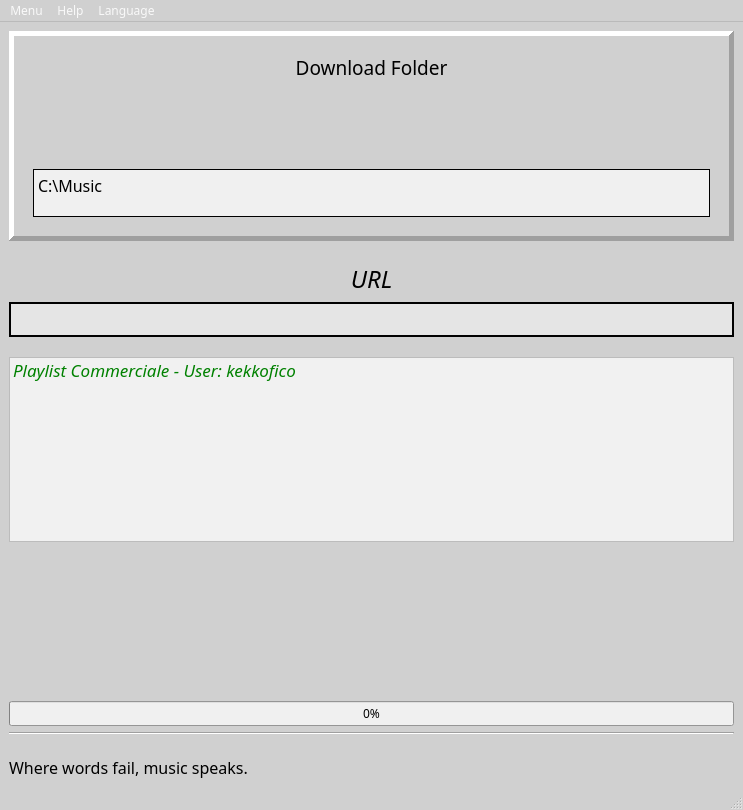
<?xml version="1.0" encoding="UTF-8"?>
<ui version="4.0">
 <class>MainWindow</class>
 <widget class="QMainWindow" name="MainWindow">
  <property name="geometry">
   <rect>
    <x>0</x>
    <y>0</y>
    <width>743</width>
    <height>810</height>
   </rect>
  </property>
  <property name="maximumSize">
   <size>
    <width>1920</width>
    <height>1080</height>
   </size>
  </property>
  <property name="palette">
   <palette>
    <active>
     <colorrole role="WindowText">
      <brush brushstyle="SolidPattern">
       <color alpha="255">
        <red>0</red>
        <green>0</green>
        <blue>0</blue>
       </color>
      </brush>
     </colorrole>
     <colorrole role="Text">
      <brush brushstyle="SolidPattern">
       <color alpha="255">
        <red>0</red>
        <green>0</green>
        <blue>0</blue>
       </color>
      </brush>
     </colorrole>
     <colorrole role="ButtonText">
      <brush brushstyle="SolidPattern">
       <color alpha="255">
        <red>249</red>
        <green>249</green>
        <blue>249</blue>
       </color>
      </brush>
     </colorrole>
     <colorrole role="Base">
      <brush brushstyle="SolidPattern">
       <color alpha="255">
        <red>240</red>
        <green>240</green>
        <blue>240</blue>
       </color>
      </brush>
     </colorrole>
     <colorrole role="Window">
      <brush brushstyle="SolidPattern">
       <color alpha="255">
        <red>208</red>
        <green>208</green>
        <blue>208</blue>
       </color>
      </brush>
     </colorrole>
    </active>
    <inactive>
     <colorrole role="WindowText">
      <brush brushstyle="SolidPattern">
       <color alpha="255">
        <red>0</red>
        <green>0</green>
        <blue>0</blue>
       </color>
      </brush>
     </colorrole>
     <colorrole role="Text">
      <brush brushstyle="SolidPattern">
       <color alpha="255">
        <red>0</red>
        <green>0</green>
        <blue>0</blue>
       </color>
      </brush>
     </colorrole>
     <colorrole role="ButtonText">
      <brush brushstyle="SolidPattern">
       <color alpha="255">
        <red>249</red>
        <green>249</green>
        <blue>249</blue>
       </color>
      </brush>
     </colorrole>
     <colorrole role="Base">
      <brush brushstyle="SolidPattern">
       <color alpha="255">
        <red>240</red>
        <green>240</green>
        <blue>240</blue>
       </color>
      </brush>
     </colorrole>
     <colorrole role="Window">
      <brush brushstyle="SolidPattern">
       <color alpha="255">
        <red>208</red>
        <green>208</green>
        <blue>208</blue>
       </color>
      </brush>
     </colorrole>
    </inactive>
    <disabled>
     <colorrole role="WindowText">
      <brush brushstyle="SolidPattern">
       <color alpha="255">
        <red>120</red>
        <green>120</green>
        <blue>120</blue>
       </color>
      </brush>
     </colorrole>
     <colorrole role="Text">
      <brush brushstyle="SolidPattern">
       <color alpha="255">
        <red>120</red>
        <green>120</green>
        <blue>120</blue>
       </color>
      </brush>
     </colorrole>
     <colorrole role="ButtonText">
      <brush brushstyle="SolidPattern">
       <color alpha="255">
        <red>120</red>
        <green>120</green>
        <blue>120</blue>
       </color>
      </brush>
     </colorrole>
     <colorrole role="Base">
      <brush brushstyle="SolidPattern">
       <color alpha="255">
        <red>208</red>
        <green>208</green>
        <blue>208</blue>
       </color>
      </brush>
     </colorrole>
     <colorrole role="Window">
      <brush brushstyle="SolidPattern">
       <color alpha="255">
        <red>208</red>
        <green>208</green>
        <blue>208</blue>
       </color>
      </brush>
     </colorrole>
    </disabled>
   </palette>
  </property>
  <property name="font">
   <font>
    <family>Gill Sans MT</family>
    <pointsize>9</pointsize>
   </font>
  </property>
  <property name="windowTitle">
   <string>MyTuneFy</string>
  </property>
  <property name="windowIcon">
   <iconset resource="icons.qrc">
    <normaloff>:/spotify/resources/icons/cuffie.png</normaloff>:/spotify/resources/icons/cuffie.png</iconset>
  </property>
  <widget class="QWidget" name="centralwidget">
   <layout class="QVBoxLayout" name="verticalLayout_3">
    <item>
     <widget class="QFrame" name="frame_Folder">
      <property name="minimumSize">
       <size>
        <width>0</width>
        <height>190</height>
       </size>
      </property>
      <property name="frameShape">
       <enum>QFrame::Panel</enum>
      </property>
      <property name="frameShadow">
       <enum>QFrame::Raised</enum>
      </property>
      <property name="lineWidth">
       <number>5</number>
      </property>
      <layout class="QHBoxLayout" name="horizontalLayout_2">
       <item>
        <layout class="QVBoxLayout" name="verticalLayout_2">
         <property name="leftMargin">
          <number>10</number>
         </property>
         <property name="topMargin">
          <number>10</number>
         </property>
         <property name="rightMargin">
          <number>10</number>
         </property>
         <property name="bottomMargin">
          <number>10</number>
         </property>
         <item>
          <widget class="QLabel" name="label_DownloadFolder">
           <property name="minimumSize">
            <size>
             <width>0</width>
             <height>25</height>
            </size>
           </property>
           <property name="font">
            <font>
             <pointsize>14</pointsize>
            </font>
           </property>
           <property name="frameShape">
            <enum>QFrame::NoFrame</enum>
           </property>
           <property name="text">
            <string>Download Folder</string>
           </property>
           <property name="alignment">
            <set>Qt::AlignCenter</set>
           </property>
          </widget>
         </item>
         <item>
          <spacer name="verticalSpacer_7">
           <property name="orientation">
            <enum>Qt::Vertical</enum>
           </property>
           <property name="sizeType">
            <enum>QSizePolicy::Fixed</enum>
           </property>
           <property name="sizeHint" stdset="0">
            <size>
             <width>20</width>
             <height>10</height>
            </size>
           </property>
          </spacer>
         </item>
         <item>
          <widget class="QPushButton" name="pushButtonFolder">
           <property name="sizePolicy">
            <sizepolicy hsizetype="Minimum" vsizetype="Preferred">
             <horstretch>1</horstretch>
             <verstretch>0</verstretch>
            </sizepolicy>
           </property>
           <property name="minimumSize">
            <size>
             <width>0</width>
             <height>60</height>
            </size>
           </property>
           <property name="font">
            <font>
             <pointsize>10</pointsize>
            </font>
           </property>
           <property name="styleSheet">
            <string notr="true">background-color: rgb(253, 253, 253);
color: rgb(255, 255, 255);</string>
           </property>
           <property name="text">
            <string/>
           </property>
           <property name="icon">
            <iconset resource="icons.qrc">
             <normaloff>:/spotify/resources/icons/folder.png</normaloff>:/spotify/resources/icons/folder.png</iconset>
           </property>
           <property name="iconSize">
            <size>
             <width>60</width>
             <height>60</height>
            </size>
           </property>
           <property name="flat">
            <bool>true</bool>
           </property>
          </widget>
         </item>
         <item>
          <spacer name="verticalSpacer_6">
           <property name="orientation">
            <enum>Qt::Vertical</enum>
           </property>
           <property name="sizeHint" stdset="0">
            <size>
             <width>20</width>
             <height>10</height>
            </size>
           </property>
          </spacer>
         </item>
         <item>
          <widget class="QPlainTextEdit" name="plainTextDirectory">
           <property name="enabled">
            <bool>true</bool>
           </property>
           <property name="sizePolicy">
            <sizepolicy hsizetype="Preferred" vsizetype="Preferred">
             <horstretch>0</horstretch>
             <verstretch>0</verstretch>
            </sizepolicy>
           </property>
           <property name="minimumSize">
            <size>
             <width>200</width>
             <height>40</height>
            </size>
           </property>
           <property name="maximumSize">
            <size>
             <width>16777215</width>
             <height>50</height>
            </size>
           </property>
           <property name="font">
            <font>
             <pointsize>12</pointsize>
            </font>
           </property>
           <property name="whatsThis">
            <string>Download folder</string>
           </property>
           <property name="frameShape">
            <enum>QFrame::Box</enum>
           </property>
           <property name="frameShadow">
            <enum>QFrame::Plain</enum>
           </property>
           <property name="readOnly">
            <bool>true</bool>
           </property>
           <property name="plainText">
            <string>C:\Music</string>
           </property>
          </widget>
         </item>
        </layout>
       </item>
      </layout>
     </widget>
    </item>
    <item>
     <spacer name="verticalSpacer">
      <property name="orientation">
       <enum>Qt::Vertical</enum>
      </property>
      <property name="sizeType">
       <enum>QSizePolicy::Fixed</enum>
      </property>
      <property name="sizeHint" stdset="0">
       <size>
        <width>20</width>
        <height>15</height>
       </size>
      </property>
     </spacer>
    </item>
    <item>
     <widget class="QLabel" name="label_URL">
      <property name="maximumSize">
       <size>
        <width>16777215</width>
        <height>45</height>
       </size>
      </property>
      <property name="font">
       <font>
        <pointsize>18</pointsize>
        <italic>true</italic>
       </font>
      </property>
      <property name="text">
       <string>URL</string>
      </property>
      <property name="alignment">
       <set>Qt::AlignCenter</set>
      </property>
     </widget>
    </item>
    <item>
     <widget class="QPlainTextEdit" name="plainTextEditUrl">
      <property name="sizePolicy">
       <sizepolicy hsizetype="Preferred" vsizetype="Fixed">
        <horstretch>0</horstretch>
        <verstretch>0</verstretch>
       </sizepolicy>
      </property>
      <property name="minimumSize">
       <size>
        <width>0</width>
        <height>35</height>
       </size>
      </property>
      <property name="maximumSize">
       <size>
        <width>16777215</width>
        <height>40</height>
       </size>
      </property>
      <property name="palette">
       <palette>
        <active>
         <colorrole role="Button">
          <brush brushstyle="SolidPattern">
           <color alpha="255">
            <red>229</red>
            <green>229</green>
            <blue>229</blue>
           </color>
          </brush>
         </colorrole>
         <colorrole role="Text">
          <brush brushstyle="SolidPattern">
           <color alpha="255">
            <red>85</red>
            <green>0</green>
            <blue>255</blue>
           </color>
          </brush>
         </colorrole>
         <colorrole role="Base">
          <brush brushstyle="SolidPattern">
           <color alpha="255">
            <red>229</red>
            <green>229</green>
            <blue>229</blue>
           </color>
          </brush>
         </colorrole>
         <colorrole role="Window">
          <brush brushstyle="SolidPattern">
           <color alpha="255">
            <red>229</red>
            <green>229</green>
            <blue>229</blue>
           </color>
          </brush>
         </colorrole>
        </active>
        <inactive>
         <colorrole role="Button">
          <brush brushstyle="SolidPattern">
           <color alpha="255">
            <red>229</red>
            <green>229</green>
            <blue>229</blue>
           </color>
          </brush>
         </colorrole>
         <colorrole role="Text">
          <brush brushstyle="SolidPattern">
           <color alpha="255">
            <red>85</red>
            <green>0</green>
            <blue>255</blue>
           </color>
          </brush>
         </colorrole>
         <colorrole role="Base">
          <brush brushstyle="SolidPattern">
           <color alpha="255">
            <red>229</red>
            <green>229</green>
            <blue>229</blue>
           </color>
          </brush>
         </colorrole>
         <colorrole role="Window">
          <brush brushstyle="SolidPattern">
           <color alpha="255">
            <red>229</red>
            <green>229</green>
            <blue>229</blue>
           </color>
          </brush>
         </colorrole>
        </inactive>
        <disabled>
         <colorrole role="Button">
          <brush brushstyle="SolidPattern">
           <color alpha="255">
            <red>229</red>
            <green>229</green>
            <blue>229</blue>
           </color>
          </brush>
         </colorrole>
         <colorrole role="Text">
          <brush brushstyle="SolidPattern">
           <color alpha="255">
            <red>120</red>
            <green>120</green>
            <blue>120</blue>
           </color>
          </brush>
         </colorrole>
         <colorrole role="Base">
          <brush brushstyle="SolidPattern">
           <color alpha="255">
            <red>229</red>
            <green>229</green>
            <blue>229</blue>
           </color>
          </brush>
         </colorrole>
         <colorrole role="Window">
          <brush brushstyle="SolidPattern">
           <color alpha="255">
            <red>229</red>
            <green>229</green>
            <blue>229</blue>
           </color>
          </brush>
         </colorrole>
        </disabled>
       </palette>
      </property>
      <property name="font">
       <font>
        <family>Gill Sans MT</family>
        <pointsize>9</pointsize>
        <weight>50</weight>
        <bold>false</bold>
       </font>
      </property>
      <property name="statusTip">
       <string>Copiare link  Spotify qui</string>
      </property>
      <property name="autoFillBackground">
       <bool>true</bool>
      </property>
      <property name="styleSheet">
       <string notr="true"/>
      </property>
      <property name="frameShape">
       <enum>QFrame::Box</enum>
      </property>
      <property name="frameShadow">
       <enum>QFrame::Plain</enum>
      </property>
      <property name="lineWidth">
       <number>2</number>
      </property>
      <property name="documentTitle">
       <string/>
      </property>
      <property name="plainText">
       <string/>
      </property>
      <property name="overwriteMode">
       <bool>false</bool>
      </property>
      <property name="backgroundVisible">
       <bool>false</bool>
      </property>
      <property name="centerOnScroll">
       <bool>false</bool>
      </property>
     </widget>
    </item>
    <item>
     <spacer name="verticalSpacer_3">
      <property name="orientation">
       <enum>Qt::Vertical</enum>
      </property>
      <property name="sizeHint" stdset="0">
       <size>
        <width>20</width>
        <height>20</height>
       </size>
      </property>
     </spacer>
    </item>
    <item>
     <widget class="QListWidget" name="listWidgetUrls">
      <property name="sizePolicy">
       <sizepolicy hsizetype="Expanding" vsizetype="Preferred">
        <horstretch>0</horstretch>
        <verstretch>0</verstretch>
       </sizepolicy>
      </property>
      <property name="minimumSize">
       <size>
        <width>350</width>
        <height>0</height>
       </size>
      </property>
      <property name="maximumSize">
       <size>
        <width>16777215</width>
        <height>200</height>
       </size>
      </property>
      <property name="palette">
       <palette>
        <active>
         <colorrole role="Button">
          <brush brushstyle="SolidPattern">
           <color alpha="255">
            <red>217</red>
            <green>217</green>
            <blue>217</blue>
           </color>
          </brush>
         </colorrole>
         <colorrole role="Text">
          <brush brushstyle="SolidPattern">
           <color alpha="255">
            <red>0</red>
            <green>129</green>
            <blue>0</blue>
           </color>
          </brush>
         </colorrole>
         <colorrole role="Base">
          <brush brushstyle="SolidPattern">
           <color alpha="255">
            <red>241</red>
            <green>241</green>
            <blue>241</blue>
           </color>
          </brush>
         </colorrole>
         <colorrole role="Window">
          <brush brushstyle="SolidPattern">
           <color alpha="255">
            <red>244</red>
            <green>244</green>
            <blue>244</blue>
           </color>
          </brush>
         </colorrole>
        </active>
        <inactive>
         <colorrole role="Button">
          <brush brushstyle="SolidPattern">
           <color alpha="255">
            <red>217</red>
            <green>217</green>
            <blue>217</blue>
           </color>
          </brush>
         </colorrole>
         <colorrole role="Text">
          <brush brushstyle="SolidPattern">
           <color alpha="255">
            <red>0</red>
            <green>129</green>
            <blue>0</blue>
           </color>
          </brush>
         </colorrole>
         <colorrole role="Base">
          <brush brushstyle="SolidPattern">
           <color alpha="255">
            <red>241</red>
            <green>241</green>
            <blue>241</blue>
           </color>
          </brush>
         </colorrole>
         <colorrole role="Window">
          <brush brushstyle="SolidPattern">
           <color alpha="255">
            <red>244</red>
            <green>244</green>
            <blue>244</blue>
           </color>
          </brush>
         </colorrole>
        </inactive>
        <disabled>
         <colorrole role="Button">
          <brush brushstyle="SolidPattern">
           <color alpha="255">
            <red>217</red>
            <green>217</green>
            <blue>217</blue>
           </color>
          </brush>
         </colorrole>
         <colorrole role="Text">
          <brush brushstyle="SolidPattern">
           <color alpha="255">
            <red>120</red>
            <green>120</green>
            <blue>120</blue>
           </color>
          </brush>
         </colorrole>
         <colorrole role="Base">
          <brush brushstyle="SolidPattern">
           <color alpha="255">
            <red>244</red>
            <green>244</green>
            <blue>244</blue>
           </color>
          </brush>
         </colorrole>
         <colorrole role="Window">
          <brush brushstyle="SolidPattern">
           <color alpha="255">
            <red>244</red>
            <green>244</green>
            <blue>244</blue>
           </color>
          </brush>
         </colorrole>
        </disabled>
       </palette>
      </property>
      <property name="font">
       <font>
        <family>Gill Sans MT</family>
        <pointsize>13</pointsize>
        <italic>true</italic>
       </font>
      </property>
      <property name="statusTip">
       <string>Doppio click sulla voce selezionata per rimuoverla dalla lista</string>
      </property>
      <property name="styleSheet">
       <string notr="true"/>
      </property>
      <property name="lineWidth">
       <number>3</number>
      </property>
      <property name="alternatingRowColors">
       <bool>true</bool>
      </property>
      <property name="textElideMode">
       <enum>Qt::ElideRight</enum>
      </property>
      <property name="resizeMode">
       <enum>QListView::Adjust</enum>
      </property>
      <item>
       <property name="text">
        <string>Playlist Commerciale - User: kekkofico</string>
       </property>
      </item>
     </widget>
    </item>
    <item>
     <spacer name="verticalSpacer_4">
      <property name="orientation">
       <enum>Qt::Vertical</enum>
      </property>
      <property name="sizeHint" stdset="0">
       <size>
        <width>20</width>
        <height>20</height>
       </size>
      </property>
     </spacer>
    </item>
    <item>
     <widget class="QPushButton" name="StartPushButton">
      <property name="minimumSize">
       <size>
        <width>0</width>
        <height>100</height>
       </size>
      </property>
      <property name="maximumSize">
       <size>
        <width>1500</width>
        <height>16777215</height>
       </size>
      </property>
      <property name="font">
       <font>
        <pointsize>15</pointsize>
       </font>
      </property>
      <property name="toolTip">
       <string>download</string>
      </property>
      <property name="statusTip">
       <string>Press for download</string>
      </property>
      <property name="layoutDirection">
       <enum>Qt::LeftToRight</enum>
      </property>
      <property name="styleSheet">
       <string notr="true">background-color: rgb(76, 76, 76);
color: rgb(255, 255, 255);</string>
      </property>
      <property name="text">
       <string/>
      </property>
      <property name="icon">
       <iconset resource="icons.qrc">
        <normaloff>:/spotify/resources/icons/down_music_red.png</normaloff>:/spotify/resources/icons/down_music_red.png</iconset>
      </property>
      <property name="iconSize">
       <size>
        <width>80</width>
        <height>80</height>
       </size>
      </property>
      <property name="autoRepeat">
       <bool>true</bool>
      </property>
      <property name="flat">
       <bool>true</bool>
      </property>
     </widget>
    </item>
    <item>
     <spacer name="verticalSpacer_2">
      <property name="orientation">
       <enum>Qt::Vertical</enum>
      </property>
      <property name="sizeHint" stdset="0">
       <size>
        <width>20</width>
        <height>40</height>
       </size>
      </property>
     </spacer>
    </item>
    <item>
     <widget class="QProgressBar" name="progressBar">
      <property name="enabled">
       <bool>true</bool>
      </property>
      <property name="value">
       <number>0</number>
      </property>
      <property name="alignment">
       <set>Qt::AlignCenter</set>
      </property>
     </widget>
    </item>
    <item>
     <widget class="Line" name="line">
      <property name="orientation">
       <enum>Qt::Horizontal</enum>
      </property>
     </widget>
    </item>
    <item>
     <spacer name="verticalSpacer_8">
      <property name="orientation">
       <enum>Qt::Vertical</enum>
      </property>
      <property name="sizeType">
       <enum>QSizePolicy::Fixed</enum>
      </property>
      <property name="sizeHint" stdset="0">
       <size>
        <width>20</width>
        <height>15</height>
       </size>
      </property>
     </spacer>
    </item>
    <item>
     <layout class="QHBoxLayout" name="horizontalLayout">
      <property name="sizeConstraint">
       <enum>QLayout::SetMinAndMaxSize</enum>
      </property>
      <item>
       <widget class="QLabel" name="label_bottomPhrase">
        <property name="maximumSize">
         <size>
          <width>16777215</width>
          <height>80</height>
         </size>
        </property>
        <property name="font">
         <font>
          <family>Forte</family>
          <pointsize>12</pointsize>
         </font>
        </property>
        <property name="text">
         <string>Where words fail, music speaks.</string>
        </property>
       </widget>
      </item>
      <item>
       <widget class="QLabel" name="label_IconPlay">
        <property name="maximumSize">
         <size>
          <width>30</width>
          <height>30</height>
         </size>
        </property>
        <property name="text">
         <string/>
        </property>
        <property name="pixmap">
         <pixmap resource="icons.qrc">:/spotify/resources/icons/play1.png</pixmap>
        </property>
        <property name="scaledContents">
         <bool>true</bool>
        </property>
       </widget>
      </item>
      <item>
       <widget class="QLabel" name="label_IconHead">
        <property name="sizePolicy">
         <sizepolicy hsizetype="Fixed" vsizetype="Fixed">
          <horstretch>0</horstretch>
          <verstretch>0</verstretch>
         </sizepolicy>
        </property>
        <property name="maximumSize">
         <size>
          <width>30</width>
          <height>30</height>
         </size>
        </property>
        <property name="text">
         <string/>
        </property>
        <property name="pixmap">
         <pixmap resource="icons.qrc">:/spotify/resources/icons/music4.png</pixmap>
        </property>
        <property name="scaledContents">
         <bool>true</bool>
        </property>
       </widget>
      </item>
     </layout>
    </item>
   </layout>
  </widget>
  <widget class="QMenuBar" name="menubar">
   <property name="geometry">
    <rect>
     <x>0</x>
     <y>0</y>
     <width>743</width>
     <height>26</height>
    </rect>
   </property>
   <widget class="QMenu" name="menuMenu">
    <property name="title">
     <string>Menu</string>
    </property>
    <addaction name="actionAdvanced"/>
    <addaction name="actionFormat"/>
    <addaction name="actionOverride_Policy"/>
   </widget>
   <widget class="QMenu" name="menuHelp">
    <property name="title">
     <string>Help</string>
    </property>
    <addaction name="actionhelp"/>
    <addaction name="actionReadMe"/>
   </widget>
   <widget class="QMenu" name="menuLanguage">
    <property name="title">
     <string>Language</string>
    </property>
    <property name="icon">
     <iconset resource="icons.qrc">
      <normaloff>:/spotify/resources/icons/language.png</normaloff>:/spotify/resources/icons/language.png</iconset>
    </property>
    <addaction name="actionL"/>
    <addaction name="actionEng"/>
   </widget>
   <addaction name="menuMenu"/>
   <addaction name="menuHelp"/>
   <addaction name="menuLanguage"/>
  </widget>
  <widget class="QStatusBar" name="statusbar"/>
  <action name="actionhelp">
   <property name="icon">
    <iconset resource="icons.qrc">
     <normaloff>:/spotify/resources/icons/interrogativo1.png</normaloff>:/spotify/resources/icons/interrogativo1.png</iconset>
   </property>
   <property name="text">
    <string>Manual</string>
   </property>
  </action>
  <action name="actionReadMe">
   <property name="icon">
    <iconset resource="icons.qrc">
     <normaloff>:/spotify/resources/icons/info.png</normaloff>:/spotify/resources/icons/info.png</iconset>
   </property>
   <property name="text">
    <string>ReadMe</string>
   </property>
  </action>
  <action name="actionAdvanced">
   <property name="text">
    <string>Advanced</string>
   </property>
  </action>
  <action name="actionL">
   <property name="icon">
    <iconset resource="icons.qrc">
     <normaloff>:/spotify/resources/icons/ita.png</normaloff>:/spotify/resources/icons/ita.png</iconset>
   </property>
   <property name="text">
    <string>Ita</string>
   </property>
  </action>
  <action name="actionEng">
   <property name="icon">
    <iconset resource="icons.qrc">
     <normaloff>:/spotify/resources/icons/eng.png</normaloff>:/spotify/resources/icons/eng.png</iconset>
   </property>
   <property name="text">
    <string>Eng</string>
   </property>
  </action>
  <action name="actionFormat">
   <property name="text">
    <string>Format</string>
   </property>
  </action>
  <action name="actionOverride_Policy">
   <property name="text">
    <string>Override Policy</string>
   </property>
  </action>
 </widget>
 <resources>
  <include location="icons.qrc"/>
 </resources>
 <connections/>
</ui>
